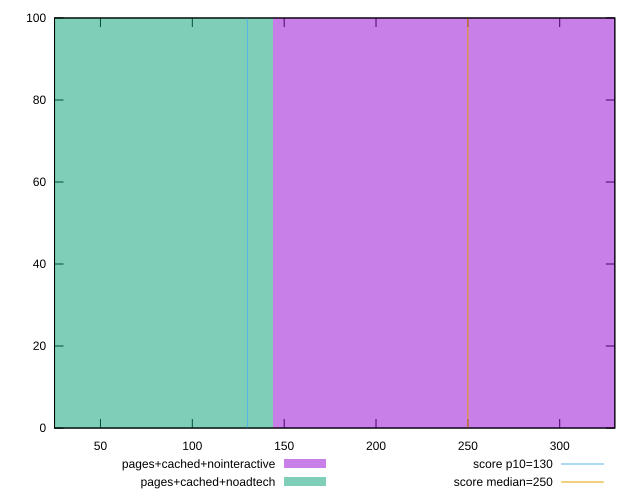

Generate this figure with gnuplot:
reset

$pagesCachedNointeractive <<EOF
287.889505069858 100
EOF

$pagesCachedNoadtech <<EOF
0 100
EOF

set key outside below
set boxwidth 287.889505069858
set xrange [25:329.9999999999982]
set yrange [0:100]
set trange [0:100]
set style fill transparent solid 0.5 noborder

set parametric
set terminal svg size 640, 500 enhanced background rgb 'white'
set output "report_00008_2021-01-22T20:58:29.167/max-potential-fid/comparison/histogram/3_vs_4.svg"

plot $pagesCachedNointeractive title "pages+cached+nointeractive" with boxes, \
     $pagesCachedNoadtech title "pages+cached+noadtech" with boxes, \
     130,t title "score p10=130", \
     250,t title "score median=250"

reset
